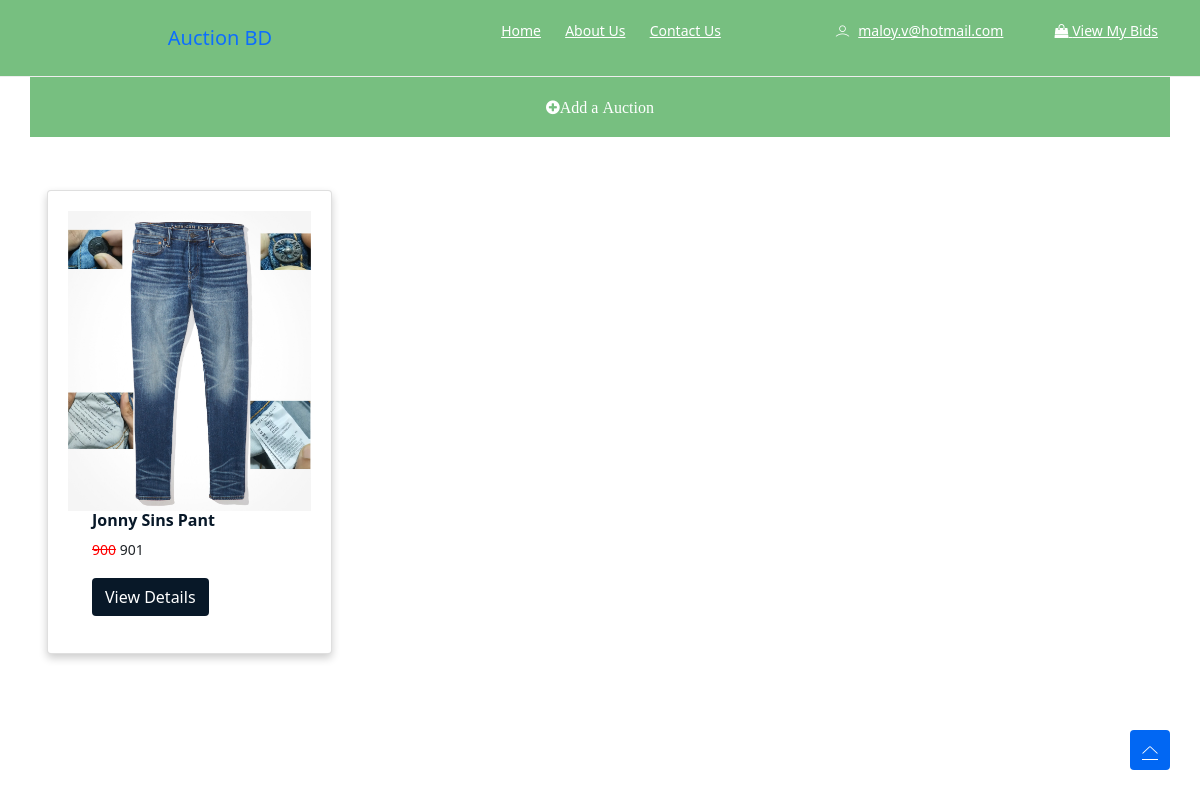
Page / (signed in) on the committed database.
### App_Authentication/models.py (models this page shows, shortened)
class User(AbstractBaseUser, PermissionsMixin):
    email = models.EmailField(unique=True, null=False)
    is_staff = models.BooleanField(
        ugettext_lazy('staff status'),
        default=False,
        help_text=ugettext_lazy('Designates whether the user can log in this site')
    )
    is_active = models.BooleanField(
        ugettext_lazy('active'),
        default=True,
        help_text=ugettext_lazy(
            'Designates whether this user should be treated as active. Unselect this instead of deleting accounts')
    )
    USERNAME_FIELD = 'email'
    objects = MyUserManager()
    def __str__(self):
        return self.email

### App_Auction/models.py (models this page shows)
class ProductModel(models.Model):
    user = models.ForeignKey(User, on_delete=models.CASCADE)
    new_bidder = models.CharField(max_length=100, blank=True, null=True)
    product_name = models.CharField(max_length=200)
    product_photo = models.ImageField(upload_to='product_image')
    minimum_bid_price = models.PositiveIntegerField()
    selling_price = models.PositiveIntegerField(blank=True, null=True)
    product_description = models.TextField()
    auction_end_date = models.DateField()
    status = models.BooleanField(default=False)
    created = models.DateTimeField(auto_now=True)

### App_Auction/views.py (the view, shortened to what this page needs)
# urls.py: path('', App_Auction.views.home_view, name='home'),
def home_view(request):
    if not request.user.is_authenticated:
        return redirect('App_Authentication:authentication')
    products = ProductModel.objects.filter(status=True).order_by('-created')
    form = AuctionProductForm()
    content = {
        'products': products,
        'form': form
    }
    return render(request, 'home.html', context=content)

### templates/home.html (shortened to what this page needs)
{% extends 'Base.html' %}
{% load static %}
{% load crispy_forms_filters %}
{% block main %}
    <link href="https://cdn.jsdelivr.net/npm/bootstrap@5.1.3/dist/css/bootstrap.min.css" rel="stylesheet"
>
    <div class="container text-center" style="background-color: #0818">
        <a class="btn" data-bs-toggle="modal" data-bs-target="#exampleModal">
            <i class="fa fa-plus-circle ml-2 mr-2" style="color: #ffffff; padding: 15px;">Add a Auction</i>
        </a>
    </div>
    <div class="container mt-5">
        <div class="row">
            {% for product in products %}
                <div class="col-md-4">
                    <div class="card">
                        <a href="" data-bs-toggle="modal" data-bs-target="#exampleModalPhoto{{ product.id }}">
                            <img src="{{ product.product_photo.url }}" alt="Product Image"
                                 style="width:100%; height: 300px">
                        </a>
                        <div class="container">
                            <h6><b>{{ product.product_name }}</b></h6>
                            <p>
                                {% if product.selling_price %}
                                    <del>{{ product.minimum_bid_price }}</del>
                                    <span>
                                    {{ product.selling_price }}
                                    </span>
                                {% else %}
                                    <span>{{ product.minimum_bid_price }}</span>
                                    <del>{{ product.selling_price }}</del>
                                {% endif %}
                            </p>
                            <a href="{% url 'App_Auction:product-details' product_key=product.id %}" type="button"
                               class="btn" style="background-color: #081828; color: #ffffff">
                                View Details</a>
                        </div>
                    </div>
                </div>
            {% endfor %}
        </div>
    </div>
{% endblock %}

### templates/base.html (shortened to what this page needs)
<!DOCTYPE html>
<html class="no-js" lang="zxx">
<head>
    {% load static %}
    <link rel="stylesheet" href="{% static 'assets/css/bootstrap.min.css' %}"/>
    <link rel="stylesheet" href="{% static 'assets/css/LineIcons.3.0.css' %}"/>
    <link rel="stylesheet" href="{% static 'assets/css/tiny-slider.css' %}"/>
    <link rel="stylesheet" href="{% static 'assets/css/glightbox.min.css' %}"/>
    <link rel="stylesheet" href="{% static 'assets/css/main.css' %}"/>
    <link rel="stylesheet" href="https://cdnjs.cloudflare.com/ajax/libs/font-awesome/4.7.0/css/font-awesome.min.css">
</head>
<body>
<header class="header navbar-area">
    <div class="topbar">
        <div class="container">
            <div class="row align-items-center">
                <div class="col-md-4 text-center">
                    <a class="navbar-brand" href="{% url 'home' %}">
                        Auction BD
                    </a>
                </div>
                <div class="col-md-4">
                    <div class="top-middle">
                        <ul class="useful-links">
                            <li><a href="{% url 'home' %}">Home</a></li>
                            <li><a href="">About Us</a></li>
                            <li><a href="">Contact Us</a></li>
                        </ul>
                    </div>
                </div>
                <div class="col-lg-4 col-md-4 col-12">
                    <div class="top-end">
                        <div class="user">
                            <i class="lni lni-user"></i>
                            {% if user.is_authenticated %}
                                <li class="droplink"><a href="" aria-haspopup="true">{{ user }}</a>
                                </li>
                            {% else %}
                                Hello
                            {% endif %}
                        </div>
                        {% if user.is_authenticated %}
                            <ul class="user-login">
                                <li>
                                    <a href="#"> <i class="fa fa-shopping-bag"></i> View My Bids</a>
                                </li>
                            </ul>
                        {% else %}
                            <ul class="user-login">
                                <li>
                                    <a href="{% url 'App_Authentication:authentication' %}">Register</a>
                                </li>
                            </ul>
                        {% endif %}
                    </div>
                </div>
            </div>
        </div>
    </div>
</header>
{% block main %}
{% endblock %}
<a href="#" class="scroll-top">
    <i class="lni lni-chevron-up"></i>
</a>
</body>
</html>

### templates/base.html (style rules this page uses)
.droplink { display: inline-block; min-width: fit-content; position: relative; }
.droplink a { color: #fff; }

### templates/home.html (style rules this page uses)
.card { box-shadow: 0 4px 8px 0 rgba(0, 0, 0, 0.2); transition: 0.3s; width: 80%; padding: 20px; margin: 5px; height: 464px; }
del { color: red; }

### rows in the picture
User: email "maloy.v@hotmail.com"
ProductModel: product_photo (picture), product_name "Jonny Sins Pant", minimum_bid_price "900", selling_price "901"
